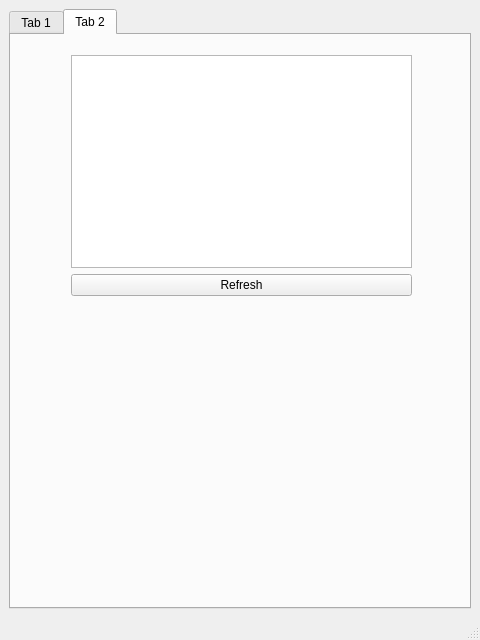
<?xml version="1.0" encoding="UTF-8"?>
<ui version="4.0">
 <class>AdminPanel</class>
 <widget class="QMainWindow" name="AdminPanel">
  <property name="geometry">
   <rect>
    <x>0</x>
    <y>0</y>
    <width>480</width>
    <height>640</height>
   </rect>
  </property>
  <property name="windowTitle">
   <string>MainWindow</string>
  </property>
  <widget class="QWidget" name="centralwidget">
   <layout class="QHBoxLayout" name="horizontalLayout">
    <item>
     <layout class="QHBoxLayout" name="horizontalLayout_3">
      <item>
       <widget class="QTabWidget" name="tabWidget">
        <property name="currentIndex">
         <number>1</number>
        </property>
        <widget class="QWidget" name="userManager">
         <attribute name="title">
          <string>Tab 1</string>
         </attribute>
         <widget class="QWidget" name="">
          <property name="geometry">
           <rect>
            <x>-20</x>
            <y>20</y>
            <width>504</width>
            <height>221</height>
           </rect>
          </property>
          <layout class="QVBoxLayout" name="verticalLayout_2">
           <item>
            <widget class="QTableWidget" name="tableUsers">
             <attribute name="horizontalHeaderStretchLastSection">
              <bool>true</bool>
             </attribute>
             <column>
              <property name="text">
               <string>ID</string>
              </property>
             </column>
             <column>
              <property name="text">
               <string>Username</string>
              </property>
             </column>
             <column>
              <property name="text">
               <string>Role</string>
              </property>
             </column>
             <column>
              <property name="text">
               <string>is_active</string>
              </property>
             </column>
             <column>
              <property name="text">
               <string>is_approved</string>
              </property>
             </column>
            </widget>
           </item>
           <item>
            <layout class="QHBoxLayout" name="horizontalLayout_2">
             <item>
              <widget class="QPushButton" name="btnBlock">
               <property name="text">
                <string>Block</string>
               </property>
              </widget>
             </item>
             <item>
              <widget class="QPushButton" name="btnUnblock">
               <property name="text">
                <string>Unblock</string>
               </property>
              </widget>
             </item>
             <item>
              <widget class="QPushButton" name="btnDelete">
               <property name="text">
                <string>Delete</string>
               </property>
              </widget>
             </item>
             <item>
              <widget class="QPushButton" name="btnApprove">
               <property name="text">
                <string>Approve</string>
               </property>
              </widget>
             </item>
             <item>
              <widget class="QPushButton" name="btnDisapprove">
               <property name="text">
                <string>Disapprove</string>
               </property>
              </widget>
             </item>
             <item>
              <widget class="QPushButton" name="btnRefreshUsers">
               <property name="text">
                <string>Refresh</string>
               </property>
              </widget>
             </item>
            </layout>
           </item>
          </layout>
         </widget>
        </widget>
        <widget class="QWidget" name="orders">
         <attribute name="title">
          <string>Tab 2</string>
         </attribute>
         <widget class="QWidget" name="verticalLayoutWidget">
          <property name="geometry">
           <rect>
            <x>60</x>
            <y>20</y>
            <width>341</width>
            <height>241</height>
           </rect>
          </property>
          <layout class="QVBoxLayout" name="verticalLayout">
           <item>
            <widget class="QTableWidget" name="tableOrders">
             <attribute name="horizontalHeaderStretchLastSection">
              <bool>true</bool>
             </attribute>
            </widget>
           </item>
           <item>
            <widget class="QPushButton" name="btnRefreshOrders">
             <property name="text">
              <string>Refresh</string>
             </property>
            </widget>
           </item>
          </layout>
         </widget>
        </widget>
       </widget>
      </item>
     </layout>
    </item>
   </layout>
  </widget>
  <widget class="QMenuBar" name="menubar">
   <property name="geometry">
    <rect>
     <x>0</x>
     <y>0</y>
     <width>480</width>
     <height>17</height>
    </rect>
   </property>
  </widget>
  <widget class="QStatusBar" name="statusbar"/>
 </widget>
 <resources/>
 <connections/>
</ui>
